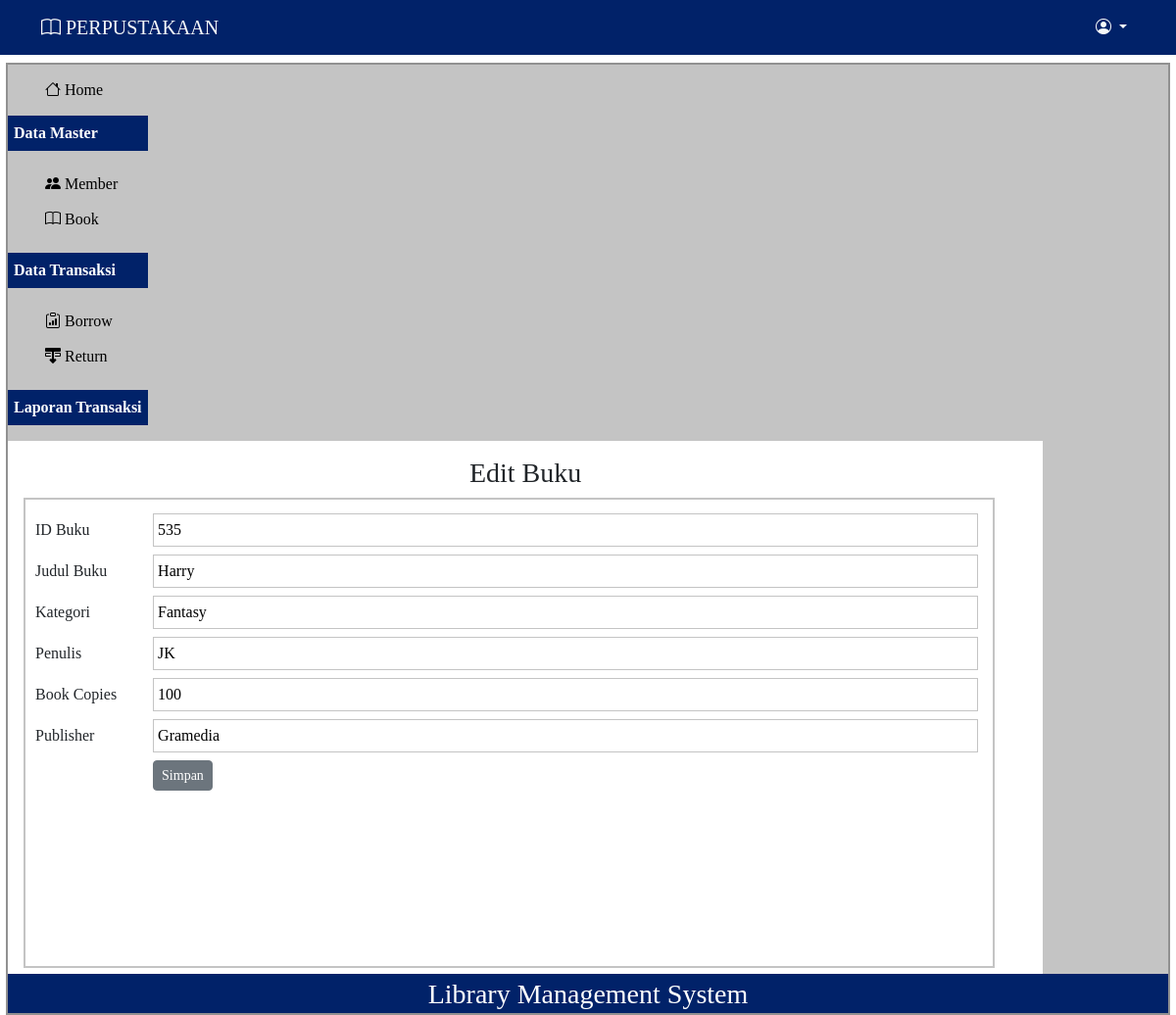
Before: /index.php?p=buku-edit&id=535 (signed in) with the older database file.
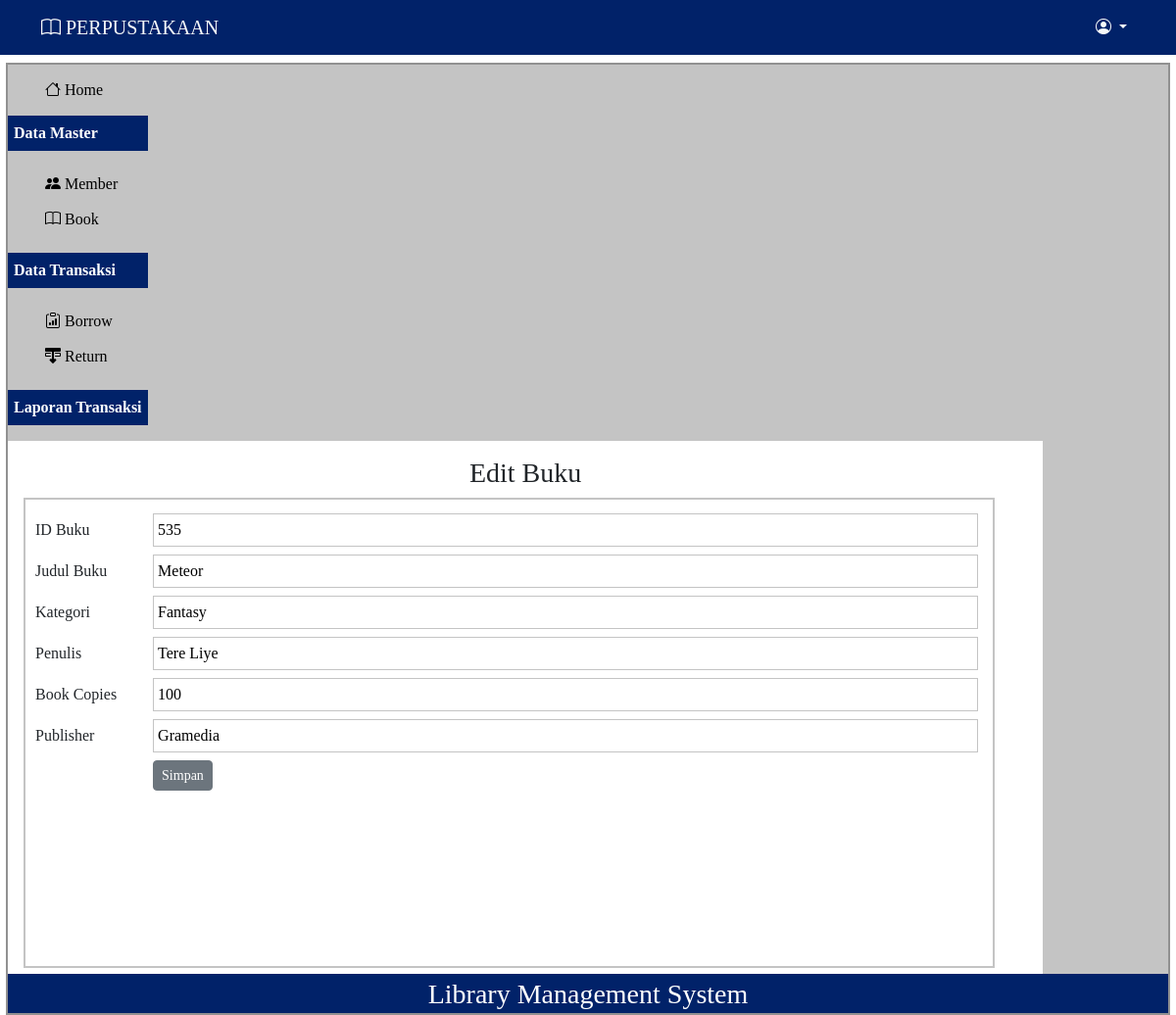
After: the same page with the newer database file.
### tables this page shows
CREATE TABLE `book` (
  `book_id` int(11) NOT NULL,
  `book_title` varchar(255) NOT NULL,
  `category` varchar(100) DEFAULT NULL,
  `author` varchar(100) DEFAULT NULL,
  `book_copies` int(11) DEFAULT NULL,
  `publisher_name` varchar(100) DEFAULT NULL,
  `is_borrowed` tinyint(4) NOT NULL DEFAULT 0
);

### pages/buku-edit.php (the view)
<?php
if (isset($_GET['id']) && is_numeric($_GET['id'])) {
   $book_id = intval($_GET['id']);
   $stmt = $db->prepare("SELECT * FROM book WHERE book_id = ?");
   $stmt->bind_param('i', $book_id);
   if ($stmt->execute()) {
      $result = $stmt->get_result();
      if ($result->num_rows === 1) {
         $row = $result->fetch_assoc();
      } else {
         echo "data not found";
      }
   }
}
?>
<div id="label-page">
   <h3>Edit Buku</h3>
</div>
<div id="content">
   <form action="proses/buku-edit-proses.php" method="post" enctype="multipart/form-data">
      <table id="tabel-input">
         <tr>
            <td class="label-formulir">ID Buku</td>
            <td class="isian-formulir"><input type="text" name="book_id" class="isian-formulir isian-formulir-border" value="<?php echo htmlspecialchars($row['book_id']); ?>" readonly></td>
         </tr>
         <tr>
            <td class="label-formulir">Judul Buku</td>
            <td class="isian-formulir"><input type="text" name="book_title" class="isian-formulir isian-formulir-border" required value="<?php echo htmlspecialchars($row['book_title']); ?>"></td>
         </tr>
         <tr>
            <td class="label-formulir">Kategori</td>
            <td class="isian-formulir"><input type="text" name="category" class="isian-formulir isian-formulir-border" required value="<?php echo htmlspecialchars($row['category']); ?>"></td>
         </tr>
         <tr>
            <td class="label-formulir">Penulis</td>
            <td class="isian-formulir"><input type="text" name="author" class="isian-formulir isian-formulir-border" required value="<?php echo htmlspecialchars($row['author']); ?>"></td>
         </tr>
         <tr>
            <td class="label-formulir">Book Copies</td>
            <td class="isian-formulir"><input type="text" name="book_copies" class="isian-formulir isian-formulir-border" required value="<?php echo htmlspecialchars($row['book_copies']); ?>"></td>
         </tr>
         <tr>
            <td class="label-formulir">Publisher</td>
            <td class="isian-formulir"><input type="text" name="publisher_name" class="isian-formulir isian-formulir-border" required value="<?php echo htmlspecialchars($row['publisher_name']); ?>"></td>
         </tr>
         <tr>
            <td class="label-formulir"></td>
            <td class="isian-formulir"><input type="submit" name="simpan" value="Simpan" class="btn btn-sm btn-secondary"></td>
         </tr>
      </table>
   </form>
</div>

Changed rows visible on the page:
changed book "Fantasy": book_title "Harry" → "Meteor"; author "JK" → "Tere Liye"
